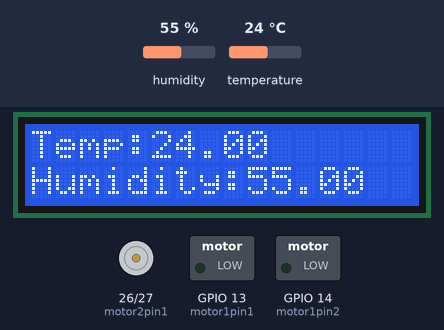
The program below on a simulated ESP32. Shown: 16×2 character LCD, motor-driver pin pairs drawn as motors (green arrow = first pin HIGH = forward, orange = second pin HIGH = backward, longer = more drive), switched loads named in the program (green lamp = pin HIGH). The test bench sets the inputs (shaded band); at power-on: humidity 55 %, temperature 24 °C. WiFi joins after 1.5 s; servers stay silent unless stated; a WiFi scan finds three made-up networks; what the program prints to the serial monitor is not drawn.

Above: at 20.2 s.
20.3 s: humidity set to 22 %
At 22.0 s:
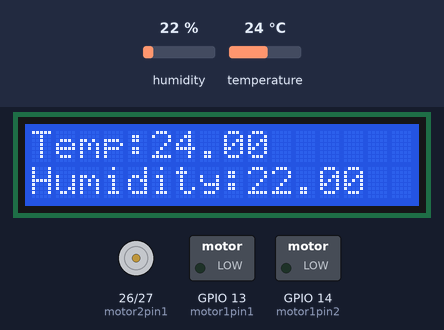
25.7 s: temperature set to 12 °C
At 29.4 s:
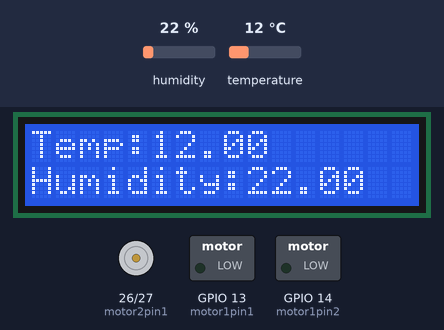
31.1 s: humidity set to 40 %
At 32.5 s:
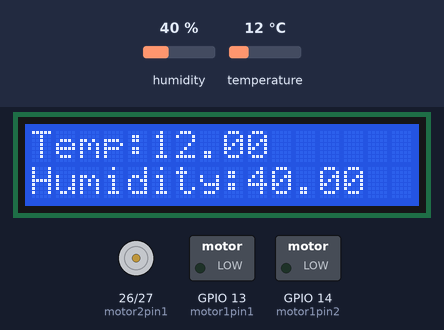
36.5 s: temperature set to 19 °C
At 39.8 s:
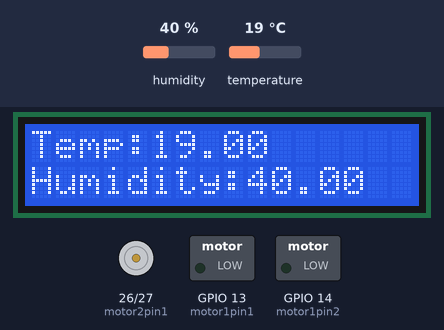
Timing chart, 0 to 41.3 s (numbered marks = the images above; inputs shaded):
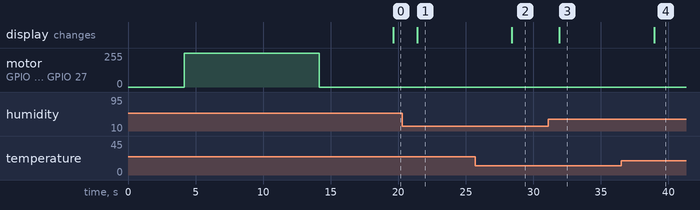

The program:

main.cpp
```cpp
#include <Arduino.h>

#include "DHT.h"
#include <LiquidCrystal.h>
#include <WiFiClient.h>
#include <WiFi.h>


int motor1pin1 = 13;//3
int motor2pin1 = 26; //1
int motor1pin2 = 14;//4
int motor2pin2 = 27;//2

#define DHT22_PIN 15
DHT dht(DHT22_PIN, DHT22);
LiquidCrystal lcd(4, 21, 18, 5, 23, 22);


bool open1 = false;

unsigned long startTime;
unsigned long elapsedTime;

unsigned long startTime1;
unsigned long elapsedTime1;


bool autoMode = false;


const char *ssid = "Simenc2";
const char *password = "Simenc08";

//WiFiServer server(2234);


const uint16_t serverPort = 2234;
const char *host = "192.168.2.100";

WiFiClient client;


void zapriOkno() {
    Serial.println("Closing window command triggered.");
    open1 = false;

    digitalWrite(motor1pin1, LOW); // Fan izklop
    delay(100);
    digitalWrite(motor2pin1, HIGH);
    digitalWrite(motor2pin2, LOW); // ZAPIRANJE

    delay(10000);

    digitalWrite(motor2pin1, LOW); // stop actuator
}


void odpriOkno(){
    Serial.println("Opening window command triggered.");

    digitalWrite(motor2pin1, LOW); // Odpiranje okna
    digitalWrite(motor2pin2, HIGH);

    open1 = true;
    delay(10000);
    digitalWrite(motor2pin2, LOW); // actuator stop
    delay(100);
    digitalWrite(motor1pin1, HIGH); // Fan prižgan
}


void setup() {
    pinMode(motor1pin1, OUTPUT);
    pinMode(motor1pin2, OUTPUT);
    pinMode(motor2pin1, OUTPUT);
    pinMode(motor2pin2, OUTPUT);

    // Explicitly set everything off at startup
    digitalWrite(motor1pin1, LOW);
    digitalWrite(motor1pin2, LOW);
    digitalWrite(motor2pin1, LOW);
    digitalWrite(motor2pin2, LOW);

    Serial.begin(115200);

    dht.begin();
    lcd.begin(16, 2);
    lcd.clear();


    WiFi.mode(WIFI_STA);
    WiFi.begin(ssid, password);

    Serial.println("Connecting to WiFi");

    while (WiFi.status() != WL_CONNECTED) {
        Serial.print('.');
        delay(1000);
    }

    Serial.println("Connected!");

    Serial.println(WiFi.localIP());

    //lcd.print(WiFi.localIP());


    Serial.println(WiFi.status());
    int st = WiFi.scanNetworks();
    Serial.println(st);
    Serial.println(WiFi.SSID(1));
    // server.begin();

    zapriOkno();
}


float hum;
float temp;
bool once = true;


void loop() {

    //WiFiClient client = server.available(); // Listen for incoming clients
    if (client.connect(host, serverPort)) {
        if (once) {
            once = false;
            delay(5000);
            lcd.clear();


            Serial.println("You can open it now");
            open1 = true;
        }

        Serial.print("New client");
        unsigned long lastSendTime = 0;
        unsigned long lastReadTime = 0;

        // Initial read
        hum = dht.readHumidity();
        temp = dht.readTemperature();

        while (client.connected()) {
            // Read sensors at most every 2 seconds to avoid blocking the loop
            if (millis() - lastReadTime >= 2000) {
                hum = dht.readHumidity();
                temp = dht.readTemperature();
                lastReadTime = millis();
            }


            String niz = "";
            while (client.available() > 0)
            {
                char c = client.read();
                niz += c;
            }


            if (niz.length() > 0) {
                niz.toLowerCase();
                if (niz.indexOf("auto") >= 0) {
                    autoMode = !autoMode;
                } else if (niz.indexOf("open") >= 0) {
                    Serial.println("Opening the window...");
                    odpriOkno();
                } else if (niz.indexOf("close") >= 0) {
                    Serial.println("Closing the window...");
                    zapriOkno();
                }
            }


            if (autoMode) {
                if (temp > 22 && !open1 || hum > 80 && !open1) {
                    odpriOkno();
                } else if (open1 && temp < 22 && hum < 80) {
                    zapriOkno();
                }
            }


            lcd.setCursor(0, 0);
            lcd.print("Temp:");
            lcd.print(temp);
            lcd.setCursor(0, 1);
            lcd.print("Humidity:");
            lcd.print(hum);

            if (millis() - lastSendTime >= 5000) {
                Serial.println("Client available");
                client.println(String(temp) + "," + String(hum));
                lastSendTime = millis();
            }
            delay(10); // Check serial very fast
        }

        client.stop();
    } else {
        Serial.println("Connection failed");
    }
    delay(50);
}
```

Measured:
- after the input at 20.3 s, the display: changes after 1.1 s (image 1)
- after the input at 25.7 s, the display: changes after 2.7 s (image 2)
- after the input at 31.1 s, the display: changes after 0.83 s (image 3)
- after the input at 36.5 s, the display: changes after 2.4 s (image 4)
